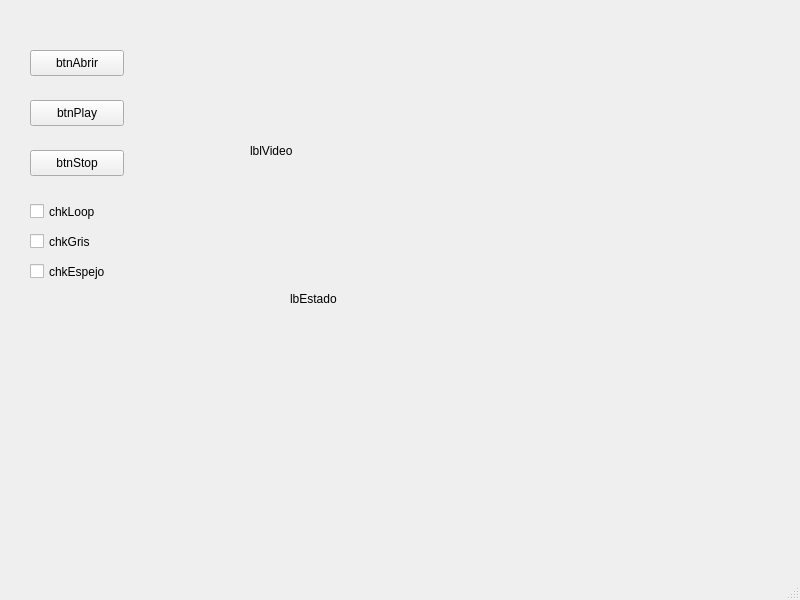
<?xml version="1.0" encoding="UTF-8"?>
<ui version="4.0">
 <class>MainWindow</class>
 <widget class="QMainWindow" name="MainWindow">
  <property name="geometry">
   <rect>
    <x>0</x>
    <y>0</y>
    <width>800</width>
    <height>600</height>
   </rect>
  </property>
  <property name="windowTitle">
   <string>MainWindow</string>
  </property>
  <widget class="QWidget" name="centralwidget">
   <widget class="QPushButton" name="btnAbrir">
    <property name="geometry">
     <rect>
      <x>30</x>
      <y>50</y>
      <width>94</width>
      <height>26</height>
     </rect>
    </property>
    <property name="text">
     <string>btnAbrir</string>
    </property>
   </widget>
   <widget class="QPushButton" name="btnPlay">
    <property name="geometry">
     <rect>
      <x>30</x>
      <y>100</y>
      <width>94</width>
      <height>26</height>
     </rect>
    </property>
    <property name="text">
     <string>btnPlay</string>
    </property>
    <property name="checkable">
     <bool>true</bool>
    </property>
   </widget>
   <widget class="QPushButton" name="btnStop">
    <property name="geometry">
     <rect>
      <x>30</x>
      <y>150</y>
      <width>94</width>
      <height>26</height>
     </rect>
    </property>
    <property name="text">
     <string>btnStop</string>
    </property>
   </widget>
   <widget class="QCheckBox" name="chkGris">
    <property name="geometry">
     <rect>
      <x>30</x>
      <y>230</y>
      <width>91</width>
      <height>23</height>
     </rect>
    </property>
    <property name="text">
     <string>chkGris</string>
    </property>
   </widget>
   <widget class="QCheckBox" name="chkEspejo">
    <property name="geometry">
     <rect>
      <x>30</x>
      <y>260</y>
      <width>91</width>
      <height>23</height>
     </rect>
    </property>
    <property name="text">
     <string>chkEspejo</string>
    </property>
   </widget>
   <widget class="QCheckBox" name="chkLoop">
    <property name="geometry">
     <rect>
      <x>30</x>
      <y>200</y>
      <width>91</width>
      <height>23</height>
     </rect>
    </property>
    <property name="text">
     <string>chkLoop</string>
    </property>
   </widget>
   <widget class="QLabel" name="lblVideo">
    <property name="geometry">
     <rect>
      <x>250</x>
      <y>40</y>
      <width>451</width>
      <height>221</height>
     </rect>
    </property>
    <property name="text">
     <string>lblVideo</string>
    </property>
   </widget>
   <widget class="QLabel" name="lbEstado">
    <property name="geometry">
     <rect>
      <x>290</x>
      <y>290</y>
      <width>311</width>
      <height>18</height>
     </rect>
    </property>
    <property name="text">
     <string>lbEstado</string>
    </property>
   </widget>
  </widget>
  <widget class="QStatusBar" name="statusbar"/>
 </widget>
 <resources/>
 <connections/>
</ui>
